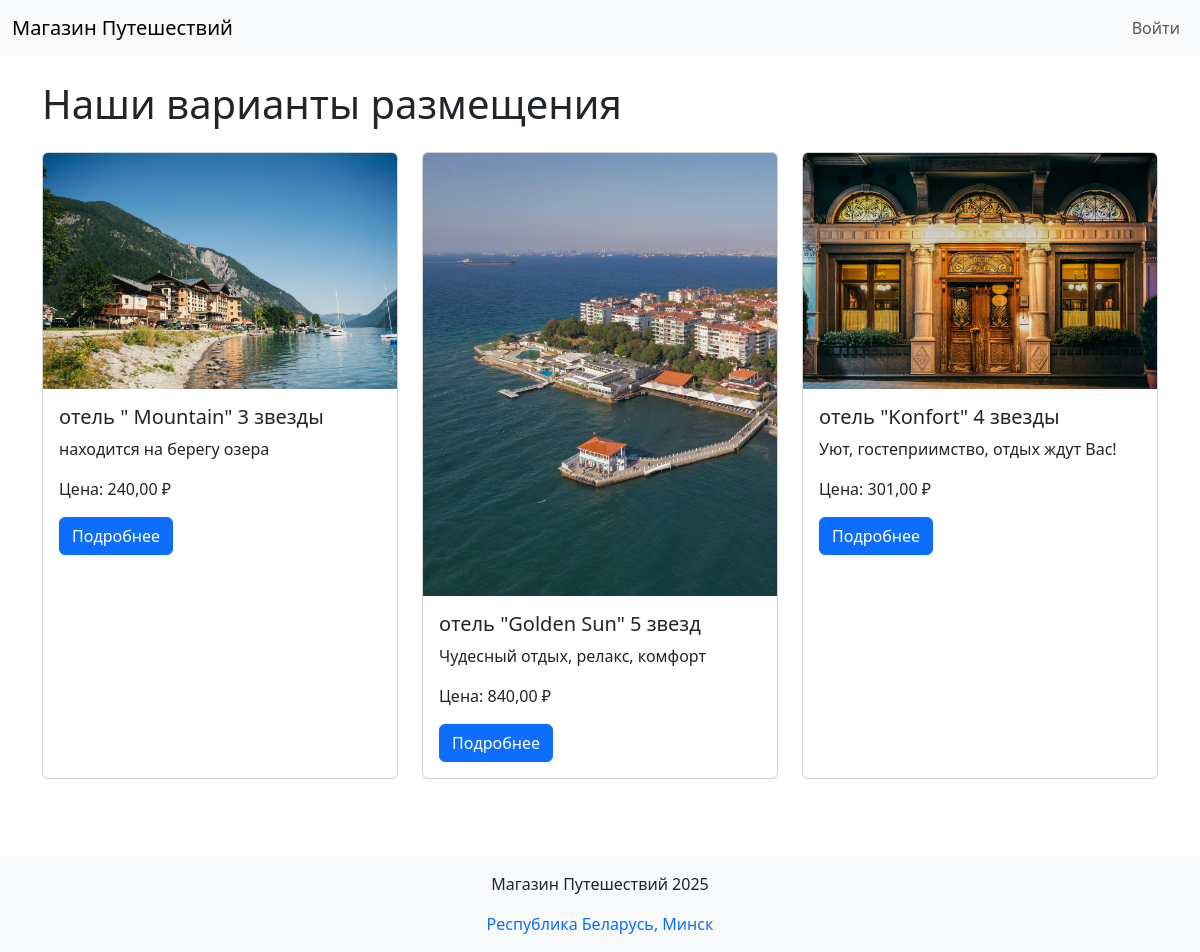
The app's page /accommodations/ with its own data.
### mainapp/models.py (models this page shows, shortened)
class Accommodation(models.Model):
    country = models.ForeignKey(ListOfCountries, on_delete=models.CASCADE)
    region = models.ForeignKey(Regions, on_delete=models.CASCADE)
    name = models.CharField(max_length=128, verbose_name='название проживания')
    image = models.ImageField(upload_to='accommodation_img', blank=True, null=True)
    short_desc = models.TextField(max_length=128, blank=True, verbose_name='краткое описание продукта')
    description = models.TextField(blank=True, verbose_name='описание продукта')
    availability = models.PositiveIntegerField(verbose_name='количество свободных номеров')
    price = models.DecimalField(max_digits=8, decimal_places=2, default=0, verbose_name='цена')
    room_desc = models.CharField(max_length=80, blank=True, verbose_name='краткое описание комнаты')
    is_active = models.BooleanField(default=True, verbose_name='активна')
    @staticmethod
    def get_items():
        return Accommodation.objects.filter(is_active=True).order_by('country', 'region', 'name')
    class Meta:
        verbose_name = 'отель'
        verbose_name_plural = 'отели'
        unique_together = ('region', 'name')

### mainapp/views.py (the view)
# urls.py: path('accommodations/', mainapp.accommodations, name='accommodations'),
def accommodations(request):
    objs = Accommodation.get_items()
    return render(request, 'mainapp/accommodations.html', {'accommodations': objs})

### mainapp/templates/mainapp/accommodations.html (shortened to what this page needs)
{% extends "base.html" %}
{% load static %}
{% block content %}
<div class="container mt-4">
    <h1 class="mb-4">Наши варианты размещения</h1>
    <div class="row row-cols-1 row-cols-md-3 g-4">
        {% for obj in accommodations %}
        <div class="col">
            <div class="card h-100">
                {% if obj.image %}
                <img src="{{ obj.image.url }}" class="card-img-top" alt="{{ obj.name }}">
                {% else %}
                <img src="{% static 'mainapp/images/default.jpg' %}" class="card-img-top" alt="{{ obj.name }}">
                {% endif %}
                <div class="card-body">
                    <h5 class="card-title">{{ obj.name }}</h5>
                    <p class="card-text">{{ obj.short_desc }}</p>
                    <p class="card-text">Цена: {{ obj.price }} ₽</p>
                    <a href="{% url 'mainapp:accommodation' pk=obj.id %}" class="btn btn-primary">Подробнее</a>
                </div>
            </div>
        </div>
        {% endfor %}
    </div>
</div>
{% endblock %}

### templates/base.html (shortened to what this page needs)
{% load static %}
<!DOCTYPE html>
<html lang="ru">
<head>
<link href="https://cdn.jsdelivr.net/npm/bootstrap@5.3.2/dist/css/bootstrap.min.css" rel="stylesheet">
<link rel="stylesheet" href="{% static 'css/style.css' %}">
</head>
<body>
{% include 'includes/navbar.html' %}
<div class="wrapper">
{% block content %}
{% endblock %}
</div>
  <footer class="bg-light text-center py-3">
    <div class="footer-content">
      <p>Магазин Путешествий 2025</p>
      <a href="/privacy" style="text-decoration: none;">Республика Беларусь, Минск</a>
    </div>
  </footer>
</body>
</html>

### templates/includes/navbar.html (shortened to what this page needs)
<nav class="navbar navbar-expand-lg navbar-light bg-light">
  <div class="container-fluid">
    <a class="navbar-brand" href="{% url 'mainapp:main' %}">Магазин Путешествий</a>
    <div class="collapse navbar-collapse" id="navbarNav">
      <ul class="navbar-nav ms-auto">
        {% if user.is_authenticated %}
          <li class="nav-item dropdown">
            <a class="nav-link dropdown-toggle" href="#" id="navbarDropdown" role="button"
               data-bs-toggle="dropdown" aria-expanded="false">
              {{ user.username|default:'Пользователь' }}
            </a>
            <ul class="dropdown-menu" aria-labelledby="navbarDropdown">
              <li><a class="dropdown-item" href="{% url 'authapp:edit' %}">Профиль</a></li>
              {% if user.is_superuser %}
                <li><hr class="dropdown-divider"></li>
                <li><a class="dropdown-item" href="{% url 'admin:index' %}">Админ</a></li>
              {% endif %}
              <li><a class="dropdown-item" href="{% url 'authapp:logout' %}">Выйти</a></li>
            </ul>
          </li>
        {% else %}
          <li class="nav-item">
            <a class="nav-link" href="{% url 'authapp:login' %}">Войти</a>
          </li>
        {% endif %}
      </ul>
    </div>
  </div>
</nav>

### mainapp/static/css/style.css (style rules this page uses)
html, body { height: 100%; margin: 0; }
.wrapper { min-height: 100%; display: flex; flex-direction: column; }
footer { margin-top: auto; }

### records on screen
Accommodation: image (picture), name "отель \" Mountain\" 3 звезды", short_desc "находится на берегу озера", price "240,00"
Accommodation: image (picture), name "отель \"Golden Sun\" 5 звезд", short_desc "Чудесный отдых, релакс, комфорт", price "840,00"
Accommodation: image (picture), name "отель \"Konfort\" 4 звезды", short_desc "Уют, гостеприимство, отдых ждут Вас!", price "301,00"
